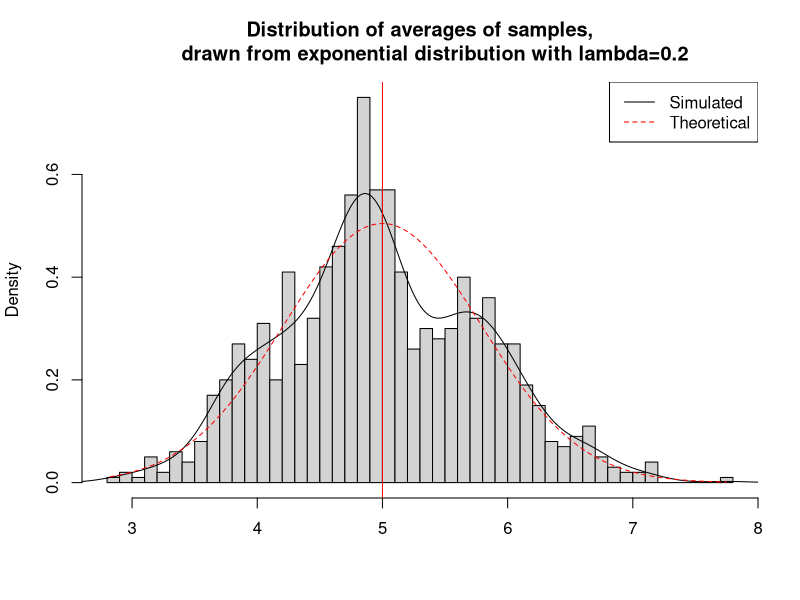

The R source for this figure: (Note: this script raises an error after producing the figure.)
library(ggplot2)

set.seed(19)
lambda <- 0.2
n <- 40 # size
simulations <- 1000 # number of simulations
simData <- replicate(simulations, rexp(n, lambda))
meanData <- apply(simData, 2, mean)
rowMeanData <- rowMeans(matrix(data = simData, nrow = simulations, ncol = n))

theoryMean <- 1/lambda
simulatedMean <- mean(rowMeanData) # Mean

## Question 1
##Show where the distribution is centered at and compare it to the theoretical center of the distribution.

rbind(simulatedMean, theoryMean)

hist(rowMeanData, breaks=50, prob=TRUE, main="Distribution of averages of samples,
     drawn from exponential distribution with lambda=0.2",
     xlab="")

# Plot the density curve for the means
lines(density(rowMeanData))

# Add 'theoretical center of distribution' for comparison
abline(v=1/lambda, col="red")

# Add 'theoretical density for sample means' for comparison
xfit <- seq(min(rowMeanData), max(rowMeanData), length=100)
yfit <- dnorm(xfit, mean=1/lambda, sd=(1/lambda/sqrt(n)))
lines(xfit, yfit, pch=22, col="red", lty=2)

# Add legend to the chart
legend('topright', c("Simulated", "Theoretical"), lty=c(1,2), col=c("black", "red"))

# The analytics mean is 4.991311 the theoretical mean 5. The center of distribution of averages of 40 exponentials 
# is very close to the theoretical center of the distribution

## Question 2
## Show how variable it is and compare it to the theoretical variance of the distribution.. 

# standard deviation of distribution
simulatedSd <- sd(rowMeanData) # Standard Deviation
theorySd <- (1/lambda)/sqrt(n)
rbind(simulatedSd, theorySd)


# variance of distribution
simulatedVar <- simulatedSd^2
theoryVar <- ((1/lambda)*(1/sqrt(n)))^2
rbind(simulatedVar, theoryVar)

# Standard Deviation of the distribution is 0.8022153 with the theoretical SD calculated as 0.7905694.
# The Theoretical variance is calculated as 0.6250000. The actual variance of the distribution is 0.6435493

## Question 3
# Show that the distribution is approximately normal.

data2 <- data.frame(rowMeanData)
hist <- ggplot(data2, aes(x = rowMeanData)) 
hist <- hist + geom_histogram(aes(y = ..density..), colour = "blue",
                              fill = "yellow", alpha = .7,binwidth=.2)
hist <- hist + stat_function(fun = "dnorm", args = list(mean = theoryMean, sd = theorySd))
hist <- hist + geom_vline(xintercept=tmean,size=1)
hist <- hist + xlab("Mean")+ylab("Frequency")+ ggtitle("Normal Distribution")
hist

# compare the distribution of averages of 40 exponentials to a normal distribution
qqnorm(meanData)
qqline(meanData, col = 2)

# Since the points fall very close to the line due to Normal Distribution, we can say with some confidence that
# sample means follow normal distribution

